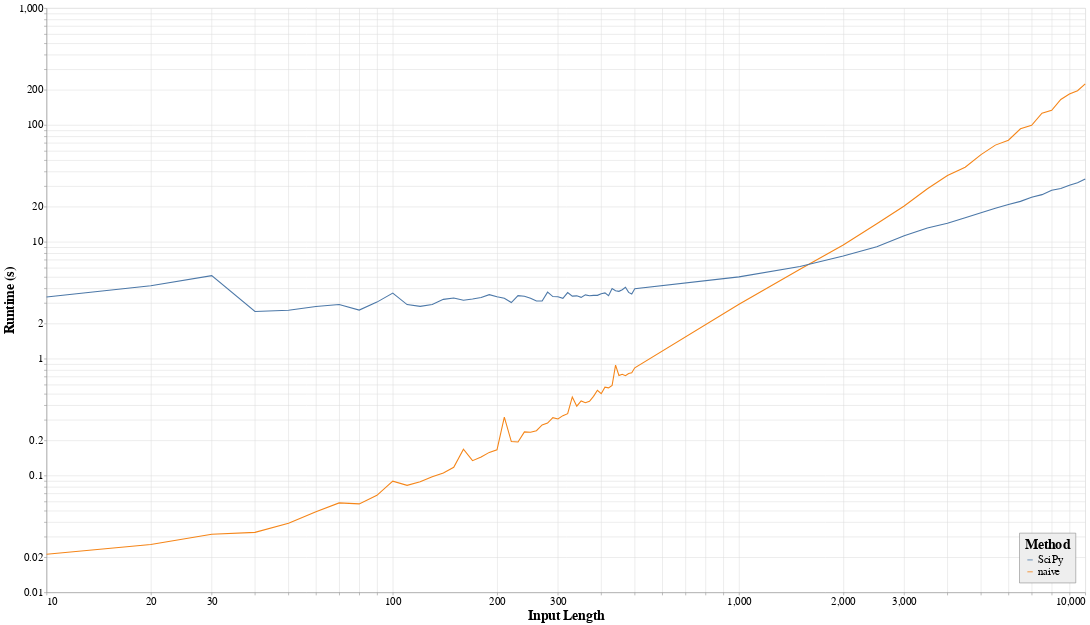

The notebook cell saved with this chart:
### Code cell
import altair as alt

alt.Chart(df).mark_line().encode(
    x     = alt.X("Length:Q",
                  axis=alt.Axis(title="Input Length"),
                  scale=alt.Scale(type='log')
                 ),
    y     = alt.Y("Time:Q",
                  axis=alt.Axis(title="Runtime (s)"),
                  scale=alt.Scale(type='log')
                 ),
    color = "Method"
).properties(
    width=1920,
    height=1080
).configure_axis(
    labelFontSize=20,
    titleFontSize=25
).configure_legend(
    padding=10,
    strokeColor="gray",
    fillColor='#EEEEEE',
    orient='bottom-right',
    labelFontSize=20,
    titleFontSize=25,
)

### Figure 1 — Vega-Lite specification as saved in the notebook (floating-point values rounded to 4 significant figures; data arrays with more than 128 entries replaced by an {"elided": "..."} marker saying what was removed)
{"config": {"view": {"continuousWidth": 400, "continuousHeight": 300}, "axis": {"labelFontSize": 20, "titleFontSize": 25}, "legend": {"fillColor": "#EEEEEE", "labelFontSize": 20, "orient": "bottom-right", "padding": 10, "strokeColor": "gray", "titleFontSize": 25}}, "data": {"name": "data-28572730e14557448b2adbf1e00ee115"}, "mark": "line", "encoding": {"color": {"type": "nominal", "field": "Method"}, "x": {"type": "quantitative", "axis": {"title": "Input Length"}, "field": "Length", "scale": {"type": "log"}}, "y": {"type": "quantitative", "axis": {"title": "Runtime (s)"}, "field": "Time", "scale": {"type": "log"}}}, "height": 1080, "width": 1920, "$schema": "https://vega.github.io/schema/vega-lite/v4.8.1.json", "datasets": {"data-28572730e14557448b2adbf1e00ee115": {"elided": "138 records"}}}
